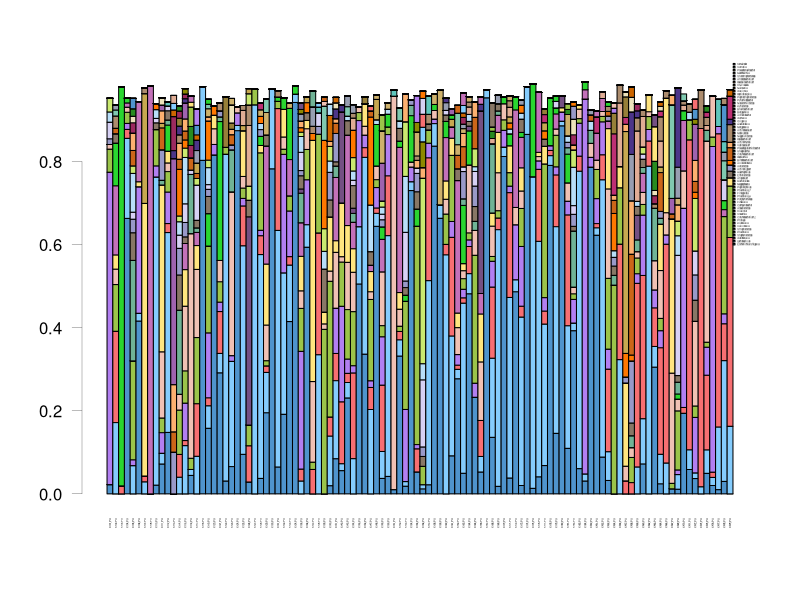
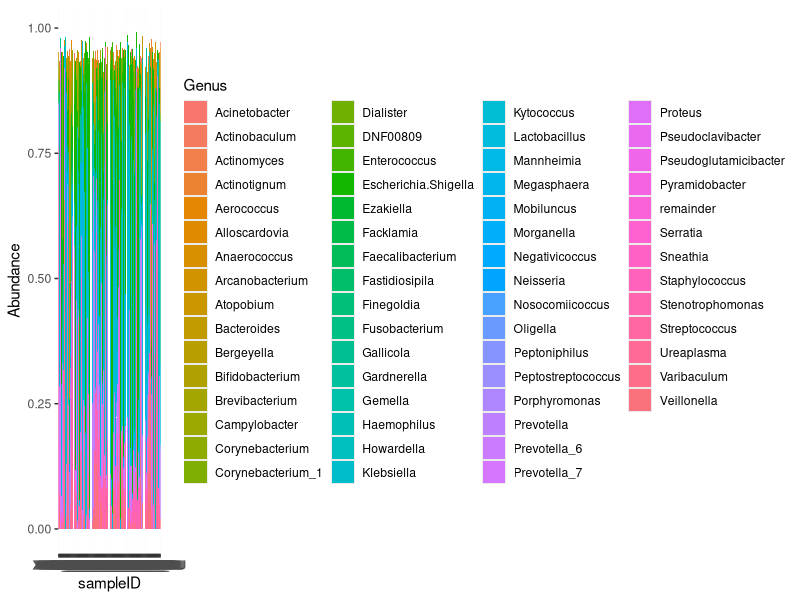

The R source for these figures, in order:
library(ggplot2)
library(dplyr)


#### Load data ####

counts <- read.table("cutadapt_counts.txt", 
                     header = TRUE, row.names = 1, sep = "\t", check.names = FALSE, 
                     quote = "", stringsAsFactors = FALSE)
tax <- read.table("cutadapt_tax.txt", 
                  header = TRUE, row.names = 1, sep = "\t", check.names = FALSE, 
                  quote = "", stringsAsFactors = FALSE)
tax <- select(tax, -Sequence)

# Generate a relative abundance table and remove SVs accounting for < 1% of reads in every sample
# If you care about very rare things you could lower this to 0.1% (0.001)
props <- apply(counts, 1, function(x) {x/sum(x)})
filt_by_props <- counts[, apply(props, 1, max) >= 0.01]


# Create filtered data frames
filtered_counts <- counts[rownames(filt_by_props), colnames(filt_by_props)]
filtered_tax <- tax[colnames(filt_by_props), ]

#transpose so samples as columns, SVs as rows
t_counts<-t(filtered_counts)

#to get rownames as genus (all same genus aggregated together)
# or aggregate at any taxonomic level in tax
rownames(t_counts)<-filtered_tax$Genus
t_counts<-as.matrix(t_counts)
t_counts_agg<-aggregate(t_counts, list(row.names(t_counts)), sum)

dim(t_counts)
# 178 108
dim(t_counts_agg)
# 60 109
#Genus name now stored in column "Group.1"

rownames(t_counts_agg) <- t_counts_agg$Group.1
t_counts_agg$Group.1 <- NULL

#If you want a specific order of samples or spaces between blocks, export this file then edit/rearrange columns in excel
#write.table(t_counts_agg, file="counts_agg_genus.txt", sep='\t', quote=F)
#add columns called "blank1", "blank2", etc. that have only 0s where you want blank blocks
#then reload the table back in as t_counts_agg
#t_counts_agg <- read.table("counts_agg_genus.txt", header=T, sep="\t", row.names=1, comment.char="", skip=0, check.names=FALSE)

#############

y <- apply(t_counts_agg, 2, function(x) { x / sum(x) } )
#1% abundance
abund <- 0.01
y2 <- y[order(rowSums(y), decreasing = TRUE),]

#check sample columns sums to 1 (100%)
colSums(y2)
dim(y2)
bugnames<-rownames(y2)

# WITHIN each sample, sum any <1% taxa into the remainder. This is for visual simplification
# Compare the plot before and after this step
y3 <- apply( y2 , 2, function(x) {
  small <- ( x < abund ) #& ( bugnames != "rem" )
  rare <- sum( x[small] )
  x[small] <- 0 # *** NA
  x["remainder"] <- x["remainder"] + rare
  return(x)
  #           return(rare) #to this to get ONLY the rare organisms
} )

pal <- colorRampPalette(colors = c("steelblue3", "skyblue1", "indianred1", "mediumpurple1", "olivedrab3", "pink", "#FFED6F", "mediumorchid3", "green" , "#9999CC", "#663366", "#999966", "#9999FF", "seashell1", "skyblue1", "yellow", "red", "olivedrab3", "salmon", "#FFED6F", "mediumorchid3", "gray50", "tan1",  "aquamarine3", "#C0C0C0", "royalblue4", "mediumvioletred", "#999933", "deeppink4","wheat1", "#66CCCC", "forestgreen", "yellow4", "darkorange3"))(35)
barplot(y3, space=0, cex.names=0.15, col=pal, las=2, legend.text = TRUE, lwd = 0.25,
        args.legend = list(x = "topright", bty = "n", inset=c(-0.005, -0.05), cex=0.15))

#Save the image as a pdf to edit in Adobe illustrator

#-----------------------------------------------
#if you want to make in ggplot for prettier colours
#must convert data to long form for ggplot with tidyr
#first transpose so samples are rows, genera by columns
y3t<-t(y3)
#make the sample ID (rownames) as column 1 in the data frame
y3t2 <- data.frame(sampleID = row.names(y3t), y3t)

#convert to long format
library(tidyr)
y3.long2 <- pivot_longer(y3t2, cols=-1, names_to = "Genus", values_to = "Abundance")

x<-y3.long2
#lock in the (factor) order of y3.long2 otherwise ggplot will just plot in alphabetical order
x$sampleID <- factor(x$sampleID, levels = unique(x$sampleID))

ggplot(x, aes(fill=Genus, y=Abundance, x=sampleID)) + 
    geom_bar(position="stack", stat="identity")
